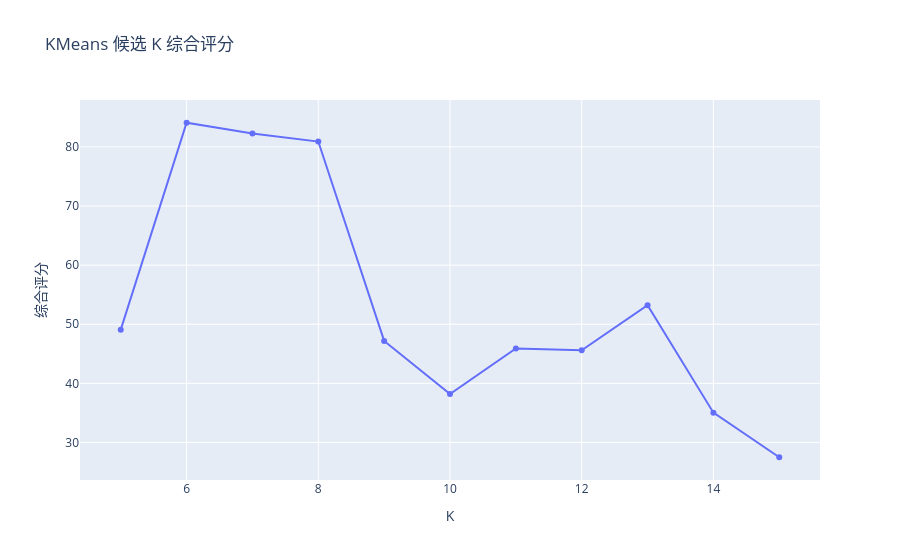

Write notebook code for a chart like this one.
### Code cell
K_SELECTION_PATH = RESULT_PATH.with_name("kmeans_k_selection_metrics.csv")
K_SELECTION_CHART_PATH = RESULT_PATH.with_name("kmeans_k_selection_score.html")
k_metrics.to_csv(K_SELECTION_PATH, index=False, encoding="utf-8-sig")

fig_k = px.line(
    k_metrics.sort_values("k"),
    x="k",
    y="score",
    markers=True,
    title="KMeans 候选 K 综合评分",
    labels={"k": "K", "score": "综合评分"},
)
fig_k.write_html(K_SELECTION_CHART_PATH, include_plotlyjs=True)

try:
    fig_k.show()
except Exception as exc:
    print(f"当前环境无法直接显示 K 选择图，已保存 HTML：{K_SELECTION_CHART_PATH.resolve()}；原因：{exc}")

print(f"K 值选择指标已保存到：{K_SELECTION_PATH.resolve()}")

### Figure 1 — Plotly figure (JSON) as saved in the notebook; plotly's stock layout.template omitted (floating-point values rounded to 4 significant figures)
{"data": [{"hovertemplate": "K=%{x}<br>综合评分=%{y}<extra></extra>", "legendgroup": "", "line": {"color": "#636efa", "dash": "solid"}, "marker": {"symbol": "circle"}, "mode": "lines+markers", "name": "", "orientation": "v", "showlegend": false, "type": "scatter", "x": [5, 6, 7, 8, 9, 10, 11, 12, 13, 14, 15], "xaxis": "x", "y": [49.09, 84.09, 82.27, 80.91, 47.18, 38.18, 45.91, 45.59, 53.23, 35.05, 27.5], "yaxis": "y"}], "layout": {"legend": {"tracegroupgap": 0}, "title": {"text": "KMeans 候选 K 综合评分"}, "xaxis": {"anchor": "y", "domain": [0, 1], "title": {"text": "K"}}, "yaxis": {"anchor": "x", "domain": [0, 1], "title": {"text": "综合评分"}}}}
